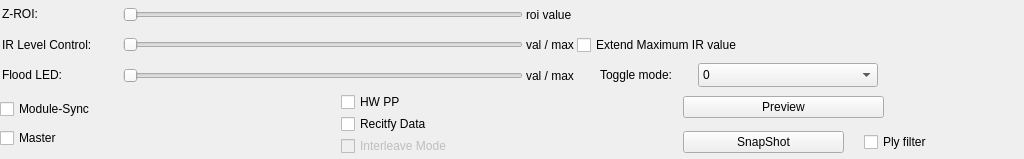
    <widget class="QWidget" name="widget_options" native="true">
     <layout class="QVBoxLayout" name="verticalLayout_5">
      <property name="spacing">
       <number>0</number>
      </property>
      <property name="leftMargin">
       <number>0</number>
      </property>
      <property name="topMargin">
       <number>0</number>
      </property>
      <property name="rightMargin">
       <number>0</number>
      </property>
      <property name="bottomMargin">
       <number>0</number>
      </property>
      <item>
       <widget class="QWidget" name="widget_slider_options" native="true">
        <property name="minimumSize">
         <size>
          <width>0</width>
          <height>90</height>
         </size>
        </property>
        <layout class="QVBoxLayout" name="verticalLayout_9">
         <property name="spacing">
          <number>3</number>
         </property>
         <property name="leftMargin">
          <number>1</number>
         </property>
         <property name="topMargin">
          <number>1</number>
         </property>
         <property name="rightMargin">
          <number>1</number>
         </property>
         <property name="bottomMargin">
          <number>1</number>
         </property>
         <item>
          <widget class="QWidget" name="widget_depth_roi" native="true">
           <property name="sizePolicy">
            <sizepolicy hsizetype="Fixed" vsizetype="Preferred">
             <horstretch>0</horstretch>
             <verstretch>0</verstretch>
            </sizepolicy>
           </property>
           <layout class="QHBoxLayout" name="horizontalLayout_2">
            <property name="spacing">
             <number>3</number>
            </property>
            <property name="leftMargin">
             <number>1</number>
            </property>
            <property name="topMargin">
             <number>1</number>
            </property>
            <property name="rightMargin">
             <number>1</number>
            </property>
            <property name="bottomMargin">
             <number>1</number>
            </property>
            <item>
             <widget class="QLabel" name="label_title_depth_roi">
              <property name="sizePolicy">
               <sizepolicy hsizetype="Fixed" vsizetype="Preferred">
                <horstretch>118</horstretch>
                <verstretch>0</verstretch>
               </sizepolicy>
              </property>
              <property name="minimumSize">
               <size>
                <width>118</width>
                <height>24</height>
               </size>
              </property>
              <property name="maximumSize">
               <size>
                <width>118</width>
                <height>24</height>
               </size>
              </property>
              <property name="text">
               <string>Z-ROI:           </string>
              </property>
             </widget>
            </item>
            <item>
             <widget class="QSlider" name="horizontalSlider_depth_roi">
              <property name="sizePolicy">
               <sizepolicy hsizetype="Fixed" vsizetype="Fixed">
                <horstretch>0</horstretch>
                <verstretch>0</verstretch>
               </sizepolicy>
              </property>
              <property name="minimumSize">
               <size>
                <width>400</width>
                <height>15</height>
               </size>
              </property>
              <property name="maximumSize">
               <size>
                <width>400</width>
                <height>15</height>
               </size>
              </property>
              <property name="minimum">
               <number>0</number>
              </property>
              <property name="maximum">
               <number>4</number>
              </property>
              <property name="singleStep">
               <number>1</number>
              </property>
              <property name="pageStep">
               <number>1</number>
              </property>
              <property name="orientation">
               <enum>Qt::Horizontal</enum>
              </property>
              <property name="tickInterval">
               <number>10</number>
              </property>
             </widget>
            </item>
            <item>
             <widget class="QLabel" name="label_depth_roi_value">
              <property name="sizePolicy">
               <sizepolicy hsizetype="Fixed" vsizetype="Preferred">
                <horstretch>0</horstretch>
                <verstretch>0</verstretch>
               </sizepolicy>
              </property>
              <property name="text">
               <string>roi value</string>
              </property>
             </widget>
            </item>
            <item>
             <spacer name="horizontalSpacer_2">
              <property name="orientation">
               <enum>Qt::Horizontal</enum>
              </property>
              <property name="sizeType">
               <enum>QSizePolicy::Fixed</enum>
              </property>
              <property name="sizeHint" stdset="0">
               <size>
                <width>200</width>
                <height>20</height>
               </size>
              </property>
             </spacer>
            </item>
           </layout>
          </widget>
         </item>
         <item>
          <widget class="QWidget" name="widget_ir_level_control" native="true">
           <layout class="QHBoxLayout" name="horizontalLayout_4">
            <property name="spacing">
             <number>3</number>
            </property>
            <property name="leftMargin">
             <number>1</number>
            </property>
            <property name="topMargin">
             <number>1</number>
            </property>
            <property name="rightMargin">
             <number>1</number>
            </property>
            <property name="bottomMargin">
             <number>1</number>
            </property>
            <item>
             <widget class="QLabel" name="label_title_ir_level_control">
              <property name="sizePolicy">
               <sizepolicy hsizetype="Fixed" vsizetype="Preferred">
                <horstretch>0</horstretch>
                <verstretch>0</verstretch>
               </sizepolicy>
              </property>
              <property name="minimumSize">
               <size>
                <width>118</width>
                <height>24</height>
               </size>
              </property>
              <property name="maximumSize">
               <size>
                <width>118</width>
                <height>24</height>
               </size>
              </property>
              <property name="text">
               <string>IR Level Control:</string>
              </property>
             </widget>
            </item>
            <item>
             <widget class="QSlider" name="horizontalSlider_ir_level_control">
              <property name="sizePolicy">
               <sizepolicy hsizetype="Fixed" vsizetype="Fixed">
                <horstretch>0</horstretch>
                <verstretch>0</verstretch>
               </sizepolicy>
              </property>
              <property name="minimumSize">
               <size>
                <width>400</width>
                <height>0</height>
               </size>
              </property>
              <property name="maximumSize">
               <size>
                <width>400</width>
                <height>16777215</height>
               </size>
              </property>
              <property name="pageStep">
               <number>1</number>
              </property>
              <property name="orientation">
               <enum>Qt::Horizontal</enum>
              </property>
             </widget>
            </item>
            <item>
             <widget class="QLabel" name="label_ir_level_value">
              <property name="sizePolicy">
               <sizepolicy hsizetype="Fixed" vsizetype="Preferred">
                <horstretch>0</horstretch>
                <verstretch>0</verstretch>
               </sizepolicy>
              </property>
              <property name="text">
               <string>val / max</string>
              </property>
             </widget>
            </item>
            <item>
             <widget class="QCheckBox" name="checkBox_extend_maximum_ir">
              <property name="sizePolicy">
               <sizepolicy hsizetype="Fixed" vsizetype="Fixed">
                <horstretch>0</horstretch>
                <verstretch>0</verstretch>
               </sizepolicy>
              </property>
              <property name="text">
               <string>Extend Maximum IR value</string>
              </property>
             </widget>
            </item>
            <item>
             <spacer name="horizontalSpacer_4">
              <property name="orientation">
               <enum>Qt::Horizontal</enum>
              </property>
              <property name="sizeHint" stdset="0">
               <size>
                <width>40</width>
                <height>20</height>
               </size>
              </property>
             </spacer>
            </item>
           </layout>
          </widget>
         </item>
         <item>
          <widget class="QWidget" name="widget_flood_led_toggle_mode" native="true">
           <layout class="QHBoxLayout" name="horizontalLayout_16">
            <property name="spacing">
             <number>3</number>
            </property>
            <property name="leftMargin">
             <number>1</number>
            </property>
            <property name="topMargin">
             <number>1</number>
            </property>
            <property name="rightMargin">
             <number>1</number>
            </property>
            <property name="bottomMargin">
             <number>1</number>
            </property>
            <item>
             <widget class="QLabel" name="label_flood_led">
              <property name="minimumSize">
               <size>
                <width>118</width>
                <height>24</height>
               </size>
              </property>
              <property name="maximumSize">
               <size>
                <width>118</width>
                <height>24</height>
               </size>
              </property>
              <property name="text">
               <string>Flood LED:</string>
              </property>
             </widget>
            </item>
            <item>
             <widget class="QSlider" name="horizontalSlider_flood_led">
              <property name="sizePolicy">
               <sizepolicy hsizetype="Fixed" vsizetype="Fixed">
                <horstretch>0</horstretch>
                <verstretch>0</verstretch>
               </sizepolicy>
              </property>
              <property name="minimumSize">
               <size>
                <width>400</width>
                <height>0</height>
               </size>
              </property>
              <property name="maximumSize">
               <size>
                <width>400</width>
                <height>16777215</height>
               </size>
              </property>
              <property name="pageStep">
               <number>1</number>
              </property>
              <property name="orientation">
               <enum>Qt::Horizontal</enum>
              </property>
             </widget>
            </item>
            <item>
             <widget class="QLabel" name="label_flood_led_level_value">
              <property name="sizePolicy">
               <sizepolicy hsizetype="Fixed" vsizetype="Preferred">
                <horstretch>0</horstretch>
                <verstretch>0</verstretch>
               </sizepolicy>
              </property>
              <property name="text">
               <string>val / max</string>
              </property>
             </widget>
            </item>
            <item>
             <widget class="QLabel" name="label_toggle_mode">
              <property name="sizePolicy">
               <sizepolicy hsizetype="Preferred" vsizetype="Preferred">
                <horstretch>0</horstretch>
                <verstretch>0</verstretch>
               </sizepolicy>
              </property>
              <property name="minimumSize">
               <size>
                <width>118</width>
                <height>24</height>
               </size>
              </property>
              <property name="maximumSize">
               <size>
                <width>118</width>
                <height>24</height>
               </size>
              </property>
              <property name="text">
               <string>Toggle mode:</string>
              </property>
              <property name="alignment">
               <set>Qt::AlignCenter</set>
              </property>
             </widget>
            </item>
            <item>
             <widget class="QComboBox" name="comboBox_toggle_mode">
              <property name="sizePolicy">
               <sizepolicy hsizetype="Fixed" vsizetype="Fixed">
                <horstretch>0</horstretch>
                <verstretch>0</verstretch>
               </sizepolicy>
              </property>
              <property name="minimumSize">
               <size>
                <width>180</width>
                <height>24</height>
               </size>
              </property>
              <property name="maximumSize">
               <size>
                <width>180</width>
                <height>24</height>
               </size>
              </property>
              <item>
               <property name="text">
                <string>0</string>
               </property>
              </item>
              <item>
               <property name="text">
                <string>1</string>
               </property>
              </item>
              <item>
               <property name="text">
                <string>2</string>
               </property>
              </item>
              <item>
               <property name="text">
                <string>3</string>
               </property>
              </item>
              <item>
               <property name="text">
                <string>4</string>
               </property>
              </item>
             </widget>
            </item>
            <item>
             <spacer name="horizontalSpacer_12">
              <property name="orientation">
               <enum>Qt::Horizontal</enum>
              </property>
              <property name="sizeHint" stdset="0">
               <size>
                <width>144</width>
                <height>20</height>
               </size>
              </property>
             </spacer>
            </item>
           </layout>
          </widget>
         </item>
        </layout>
       </widget>
      </item>
      <item>
       <widget class="QWidget" name="widget_other_options" native="true">
        <layout class="QHBoxLayout" name="horizontalLayout_8">
         <property name="spacing">
          <number>0</number>
         </property>
         <property name="leftMargin">
          <number>0</number>
         </property>
         <property name="topMargin">
          <number>0</number>
         </property>
         <property name="rightMargin">
          <number>0</number>
         </property>
         <property name="bottomMargin">
          <number>0</number>
         </property>
         <item>
          <widget class="QWidget" name="widget_other_left_options" native="true">
           <layout class="QVBoxLayout" name="verticalLayout_7">
            <property name="spacing">
             <number>0</number>
            </property>
            <property name="leftMargin">
             <number>0</number>
            </property>
            <property name="topMargin">
             <number>0</number>
            </property>
            <property name="rightMargin">
             <number>0</number>
            </property>
            <property name="bottomMargin">
             <number>0</number>
            </property>
            <item>
             <widget class="QCheckBox" name="checkBox_module_sync">
              <property name="sizePolicy">
               <sizepolicy hsizetype="Ignored" vsizetype="Fixed">
                <horstretch>0</horstretch>
                <verstretch>0</verstretch>
               </sizepolicy>
              </property>
              <property name="text">
               <string>Module-Sync</string>
              </property>
             </widget>
            </item>
            <item>
             <widget class="QCheckBox" name="checkBox_master">
              <property name="text">
               <string>Master</string>
              </property>
             </widget>
            </item>
           </layout>
          </widget>
         </item>
         <item>
          <widget class="QWidget" name="widget_other_center_options" native="true">
           <property name="minimumSize">
            <size>
             <width>0</width>
             <height>69</height>
            </size>
           </property>
           <layout class="QVBoxLayout" name="verticalLayout_8">
            <property name="spacing">
             <number>0</number>
            </property>
            <property name="leftMargin">
             <number>0</number>
            </property>
            <property name="topMargin">
             <number>0</number>
            </property>
            <property name="rightMargin">
             <number>0</number>
            </property>
            <property name="bottomMargin">
             <number>0</number>
            </property>
            <item>
             <widget class="QCheckBox" name="checkBox_hw_pp">
              <property name="enabled">
               <bool>true</bool>
              </property>
              <property name="sizePolicy">
               <sizepolicy hsizetype="Ignored" vsizetype="Fixed">
                <horstretch>0</horstretch>
                <verstretch>0</verstretch>
               </sizepolicy>
              </property>
              <property name="text">
               <string>HW PP</string>
              </property>
             </widget>
            </item>
            <item>
             <widget class="QCheckBox" name="checkBox_rectify_data">
              <property name="text">
               <string>Recitfy Data</string>
              </property>
             </widget>
            </item>
            <item>
             <widget class="QCheckBox" name="checkBox_interleave_mode">
              <property name="enabled">
               <bool>false</bool>
              </property>
              <property name="text">
               <string>Interleave Mode</string>
              </property>
             </widget>
            </item>
           </layout>
          </widget>
         </item>
         <item>
          <widget class="QWidget" name="widget_other_right_options" native="true">
           <property name="minimumSize">
            <size>
             <width>0</width>
             <height>69</height>
            </size>
           </property>
           <layout class="QVBoxLayout" name="verticalLayout_6">
            <property name="spacing">
             <number>0</number>
            </property>
            <property name="leftMargin">
             <number>0</number>
            </property>
            <property name="topMargin">
             <number>0</number>
            </property>
            <property name="rightMargin">
             <number>0</number>
            </property>
            <property name="bottomMargin">
             <number>0</number>
            </property>
            <item>
             <widget class="QWidget" name="widget_preview" native="true">
              <layout class="QHBoxLayout" name="horizontalLayout_9">
               <property name="spacing">
                <number>0</number>
               </property>
               <property name="leftMargin">
                <number>0</number>
               </property>
               <property name="topMargin">
                <number>0</number>
               </property>
               <property name="rightMargin">
                <number>0</number>
               </property>
               <property name="bottomMargin">
                <number>0</number>
               </property>
               <item>
                <widget class="QPushButton" name="pushButton_preview">
                 <property name="text">
                  <string>Preview</string>
                 </property>
                </widget>
               </item>
               <item>
                <spacer name="horizontalSpacer">
                 <property name="orientation">
                  <enum>Qt::Horizontal</enum>
                 </property>
                 <property name="sizeType">
                  <enum>QSizePolicy::Fixed</enum>
                 </property>
                 <property name="sizeHint" stdset="0">
                  <size>
                   <width>140</width>
                   <height>20</height>
                  </size>
                 </property>
                </spacer>
               </item>
              </layout>
             </widget>
            </item>
            <item>
             <widget class="QWidget" name="widget_snapshot" native="true">
              <layout class="QHBoxLayout" name="horizontalLayout_10">
               <property name="spacing">
                <number>20</number>
               </property>
               <property name="leftMargin">
                <number>0</number>
               </property>
               <property name="topMargin">
                <number>0</number>
               </property>
               <property name="rightMargin">
                <number>0</number>
               </property>
               <property name="bottomMargin">
                <number>0</number>
               </property>
               <item>
                <widget class="QPushButton" name="pushButton_snapshot">
                 <property name="text">
                  <string>SnapShot</string>
                 </property>
                </widget>
               </item>
               <item>
                <widget class="QCheckBox" name="checkBox_ply_filter">
                 <property name="text">
                  <string>Ply filter</string>
                 </property>
                </widget>
               </item>
              </layout>
             </widget>
            </item>
           </layout>
          </widget>
         </item>
        </layout>
       </widget>
      </item>
     </layout>
    </widget>
